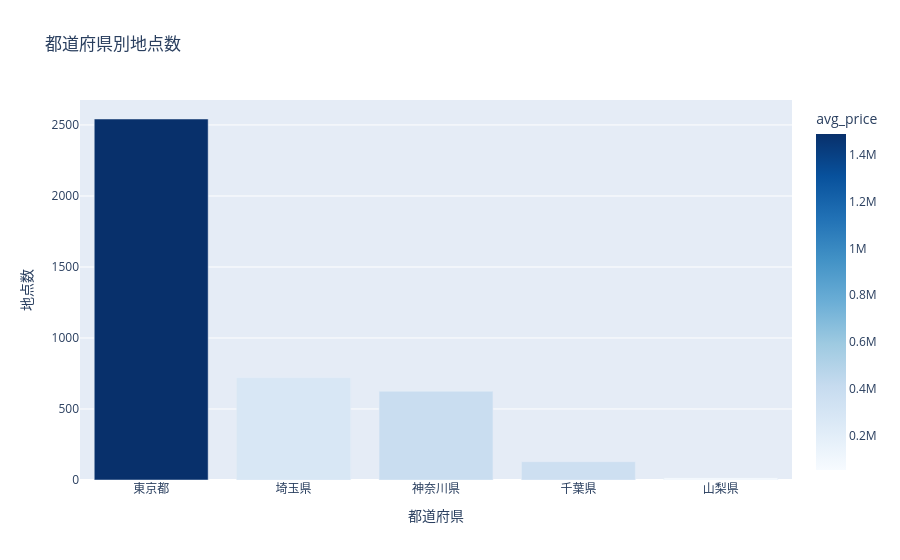

Write notebook code for a chart like this one.
### Markdown cell above
## 3. 都道府県別件数

### Code cell
from analytics import compute_pref_summary

if "df" in dir() and not df.empty:
    pref_df = compute_pref_summary(df)
    fig = px.bar(
        pref_df.sort_values("point_count", ascending=False).head(30),
        x="prefecture_name", y="point_count",
        title="都道府県別地点数",
        labels={"prefecture_name": "都道府県", "point_count": "地点数"},
        color="avg_price", color_continuous_scale="Blues",
    )
    fig.show()
    display(pref_df.head(20))

### Figure 1 — Plotly figure (JSON) as saved in the notebook; plotly's stock layout.template omitted (floating-point values rounded to 4 significant figures)
{"data": [{"hovertemplate": "都道府県=%{x}<br>地点数=%{y}<br>avg_price=%{marker.color}<extra></extra>", "legendgroup": "", "marker": {"color": [1490000.0, 277700.0, 389100.0, 362300.0, 51940.0], "coloraxis": "coloraxis", "pattern": {"shape": ""}}, "name": "", "orientation": "v", "showlegend": false, "textposition": "auto", "type": "bar", "x": ["東京都", "埼玉県", "神奈川県", "千葉県", "山梨県"], "xaxis": "x", "y": [2542, 720, 625, 129, 14], "yaxis": "y"}], "layout": {"barmode": "relative", "coloraxis": {"colorbar": {"title": {"text": "avg_price"}}, "colorscale": [[0, "rgb(247,251,255)"], [0.125, "rgb(222,235,247)"], [0.25, "rgb(198,219,239)"], [0.375, "rgb(158,202,225)"], [0.5, "rgb(107,174,214)"], [0.625, "rgb(66,146,198)"], [0.75, "rgb(33,113,181)"], [0.875, "rgb(8,81,156)"], [1, "rgb(8,48,107)"]]}, "legend": {"tracegroupgap": 0}, "title": {"text": "都道府県別地点数"}, "xaxis": {"anchor": "y", "domain": [0, 1], "title": {"text": "都道府県"}}, "yaxis": {"anchor": "x", "domain": [0, 1], "title": {"text": "地点数"}}}}
